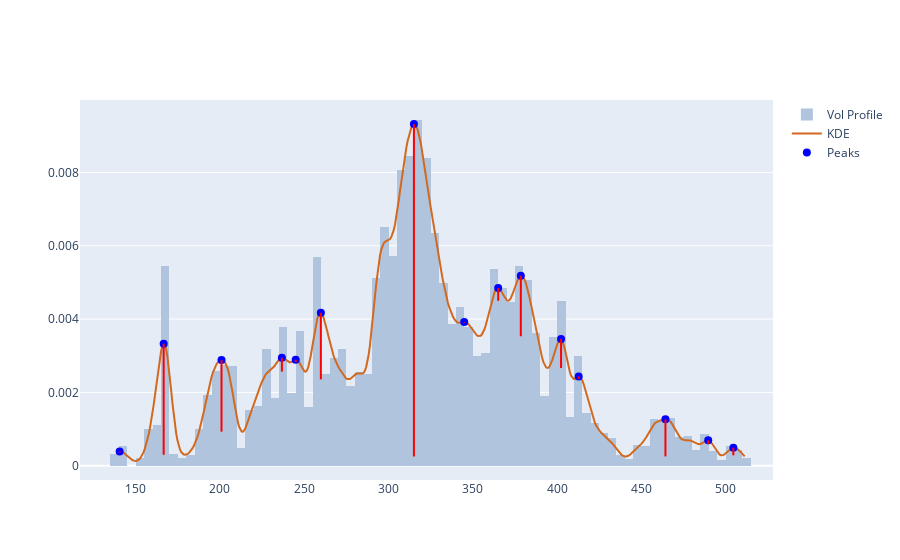

This figure's notebook cell:
### Code cell
# Find peaks, peak_props
peaks, peak_props = signal.find_peaks(kdy, prominence=0.00001)

pkx = xr[peaks]
pky = kdy[peaks]

# Fig 
fig = get_dist_plot(lulu.Close, lulu.Volume, xr, kdy)

# Add peaks markers
fig.add_trace(go.Scatter(
    x=pkx, y=pky,
    mode="markers",
    name="Peaks",
    marker=dict(color="blue", size=8, symbol="circle")
))

# Draw vertical lines from the peaks downwards (prominence)
for x, y0, prom in zip(pkx, pky, peak_props["prominences"]):
    fig.add_shape(
        type="line",
        xref="x", yref="y",
        x0=x, x1=x,
        y0=y0, y1=y0 - prom,
        line=dict(color="red", width=2)
    )

fig.show()

### Figure 1 — Plotly figure (JSON) as saved in the notebook; plotly's stock layout.template omitted (floating-point values rounded to 4 significant figures; data arrays with more than 128 entries replaced by an {"elided": "..."} marker saying what was removed)
{"data": [{"histfunc": "sum", "histnorm": "probability density", "marker": {"color": "#B0C4DE"}, "name": "Vol Profile", "nbinsx": 150, "type": "histogram", "x": {"elided": "1477 float values"}, "y": {"elided": "1477 float values"}}, {"marker": {"color": "#D2691E"}, "mode": "lines", "name": "KDE", "type": "scatter", "x": {"elided": "500 float values"}, "y": {"elided": "500 float values"}}, {"marker": {"color": "blue", "size": 8, "symbol": "circle"}, "mode": "markers", "name": "Peaks", "type": "scatter", "x": [140.5, 166.6, 200.9, 236.7, 244.9, 259.9, 315.1, 344.9, 365.1, 378.5, 402.4, 412.8, 464.3, 489.7, 504.6], "y": [0.000388, 0.00333, 0.002882, 0.002943, 0.00289, 0.004171, 0.009322, 0.003918, 0.004847, 0.005184, 0.003459, 0.002434, 0.001266, 0.0006915, 0.0004918]}], "layout": {"shapes": [{"line": {"color": "red", "width": 2}, "type": "line", "x0": 140.5, "x1": 140.5, "xref": "x", "y0": 0.000388, "y1": 0.0003607, "yref": "y"}, {"line": {"color": "red", "width": 2}, "type": "line", "x0": 166.6, "x1": 166.6, "xref": "x", "y0": 0.00333, "y1": 0.0002977, "yref": "y"}, {"line": {"color": "red", "width": 2}, "type": "line", "x0": 200.9, "x1": 200.9, "xref": "x", "y0": 0.002882, "y1": 0.0009285, "yref": "y"}, {"line": {"color": "red", "width": 2}, "type": "line", "x0": 236.7, "x1": 236.7, "xref": "x", "y0": 0.002943, "y1": 0.002567, "yref": "y"}, {"line": {"color": "red", "width": 2}, "type": "line", "x0": 244.9, "x1": 244.9, "xref": "x", "y0": 0.00289, "y1": 0.002824, "yref": "y"}, {"line": {"color": "red", "width": 2}, "type": "line", "x0": 259.9, "x1": 259.9, "xref": "x", "y0": 0.004171, "y1": 0.002355, "yref": "y"}, {"line": {"color": "red", "width": 2}, "type": "line", "x0": 315.1, "x1": 315.1, "xref": "x", "y0": 0.009322, "y1": 0.0002488, "yref": "y"}, {"line": {"color": "red", "width": 2}, "type": "line", "x0": 344.9, "x1": 344.9, "xref": "x", "y0": 0.003918, "y1": 0.003896, "yref": "y"}, {"line": {"color": "red", "width": 2}, "type": "line", "x0": 365.1, "x1": 365.1, "xref": "x", "y0": 0.004847, "y1": 0.004499, "yref": "y"}, {"line": {"color": "red", "width": 2}, "type": "line", "x0": 378.5, "x1": 378.5, "xref": "x", "y0": 0.005184, "y1": 0.003531, "yref": "y"}, {"line": {"color": "red", "width": 2}, "type": "line", "x0": 402.4, "x1": 402.4, "xref": "x", "y0": 0.003459, "y1": 0.002665, "yref": "y"}, {"line": {"color": "red", "width": 2}, "type": "line", "x0": 412.8, "x1": 412.8, "xref": "x", "y0": 0.002434, "y1": 0.002367, "yref": "y"}, {"line": {"color": "red", "width": 2}, "type": "line", "x0": 464.3, "x1": 464.3, "xref": "x", "y0": 0.001266, "y1": 0.0002521, "yref": "y"}, {"line": {"color": "red", "width": 2}, "type": "line", "x0": 489.7, "x1": 489.7, "xref": "x", "y0": 0.0006915, "y1": 0.0005873, "yref": "y"}, {"line": {"color": "red", "width": 2}, "type": "line", "x0": 504.6, "x1": 504.6, "xref": "x", "y0": 0.0004918, "y1": 0.0002825, "yref": "y"}]}}
